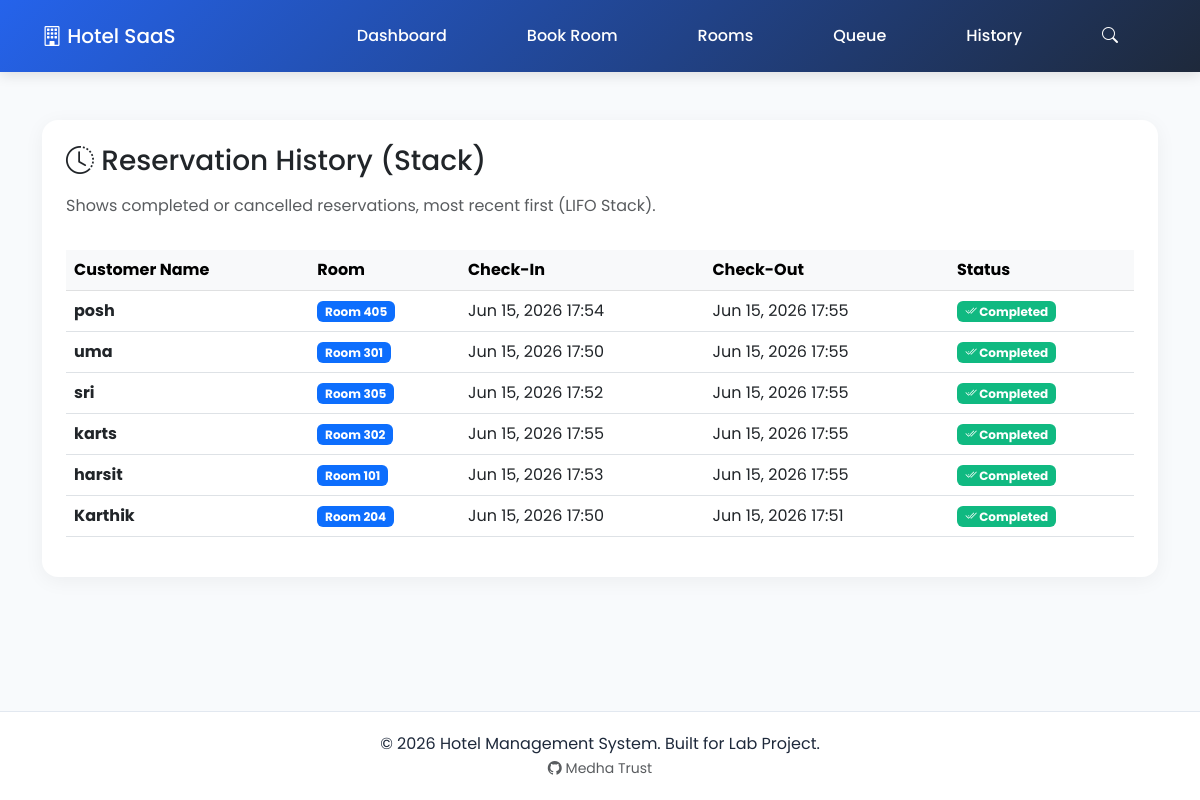
The page /history/ on the database its author committed.
### hotel_management/models.py (models this page shows, shortened)
class Reservation(models.Model):
    customer_name = models.CharField(max_length=100)
    contact_number = models.CharField(max_length=20)
    room = models.ForeignKey(Room, on_delete=models.CASCADE)
    check_in = models.DateTimeField()
    check_out = models.DateTimeField(null=True, blank=True)
    created_at = models.DateTimeField(auto_now_add=True)

class Room(models.Model):
    room_number = models.CharField(max_length=10, unique=True)
    floor = models.IntegerField()
    room_type = models.CharField(max_length=50)
    is_available = models.BooleanField(default=True)

### hotel_management/views.py (the view)
# urls.py: path('history/', views.view_history, name='reservation_history'),
def view_history(request):
    db_history = Reservation.objects.filter(check_out__isnull=False).order_by('check_out')
    history_stack.reservation_history = []
    for h in db_history:
        history_stack.push(h)
    return render(request, 'hotel_management/history.html', {
        'history': history_stack.get_all()
    })

### hotel_management/datastructures/stack_manager.py (called while the page is built)
    def push(self, reservation):
        self.reservation_history.append(reservation)

    def get_all(self):
        return list(reversed(self.reservation_history))

### hotel_management/templates/hotel_management/history.html
{% extends 'hotel_management/base.html' %}
{% block content %}
<div class="slide-up">
    <div class="card p-4">
        <h3 class="mb-3"><i class="bi bi-clock-history"></i> Reservation History (Stack)</h3>
        <p class="text-muted">Shows completed or cancelled reservations, most recent first (LIFO Stack).</p>
        {% if history %}
        <div class="table-responsive mt-3">
            <table class="table table-hover align-middle">
                <thead class="table-light">
                    <tr>
                        <th>Customer Name</th>
                        <th>Room</th>
                        <th>Check-In</th>
                        <th>Check-Out</th>
                        <th>Status</th>
                    </tr>
                </thead>
                <tbody>
                    {% for res in history %}
                    <tr>
                        <td><strong>{{ res.customer_name }}</strong></td>
                        <td><span class="badge bg-primary">Room {{ res.room.room_number }}</span></td>
                        <td>{{ res.check_in|date:"M d, Y H:i" }}</td>
                        <td>{{ res.check_out|date:"M d, Y H:i" }}</td>
                        <td><span class="badge badge-success"><i class="bi bi-check2-all"></i> Completed</span></td>
                    </tr>
                    {% endfor %}
                </tbody>
            </table>
        </div>
        {% else %}
        <div class="alert alert-secondary border-0 shadow-sm mt-3" role="alert">
            <i class="bi bi-journal-x me-2"></i> No reservation history found.
        </div>
        {% endif %}
    </div>
</div>
{% endblock %}

### hotel_management/templates/hotel_management/base.html (style rules this page uses)
:root { --primary: #2563EB; --secondary: #1E293B; --accent: #14B8A6; --success: #10B981; --warning: #F59E0B; --danger: #EF4444; --background: #F8FAFC; --radius: 12px; --card-radius: 16px; }
body { font-family: 'Poppins', sans-serif; background-color: var(--background); color: var(--secondary); display: flex; flex-direction: column; min-height: 100vh; }
.card { border: none; border-radius: var(--card-radius); background: white; box-shadow: 0 4px 20px rgba(0,0,0,0.05); transition: transform 0.3s ease, box-shadow 0.3s ease; margin-bottom: 24px; }
.slide-up { animation: slideUp 0.5s ease-out; }
.table { vertical-align: middle; }
.badge-success { background-color: var(--success); }

### rows shown on the page
Reservation: customer_name "posh", room.room_number "405", check_in "Jun 15, 2026 17:54", check_out "Jun 15, 2026 17:55"
Reservation: customer_name "uma", room.room_number "301", check_in "Jun 15, 2026 17:50", check_out "Jun 15, 2026 17:55"
Reservation: customer_name "sri", room.room_number "305", check_in "Jun 15, 2026 17:52", check_out "Jun 15, 2026 17:55"
Reservation: customer_name "karts", room.room_number "302", check_in "Jun 15, 2026 17:55", check_out "Jun 15, 2026 17:55"
Reservation: customer_name "harsit", room.room_number "101", check_in "Jun 15, 2026 17:53", check_out "Jun 15, 2026 17:55"
Reservation: customer_name "Karthik", room.room_number "204", check_in "Jun 15, 2026 17:50", check_out "Jun 15, 2026 17:51"
